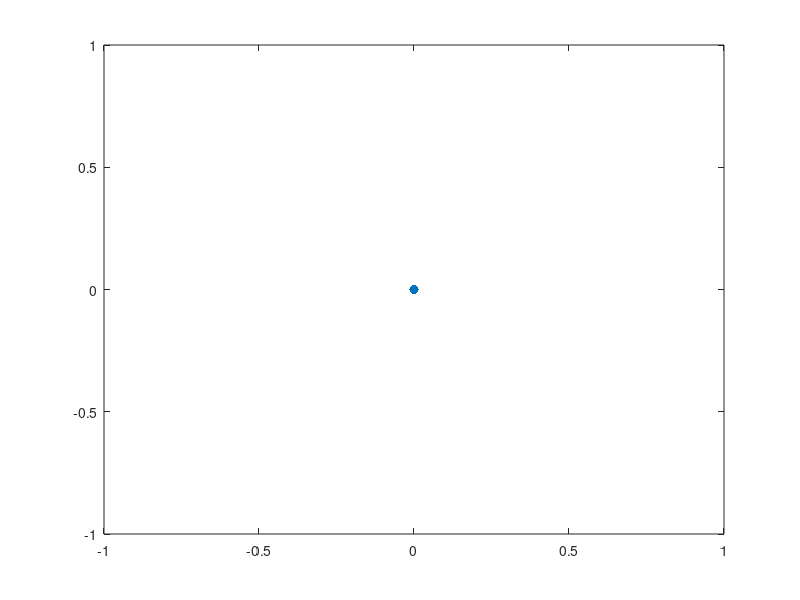

Write the MATLAB code that produced this figure. (Note: this script raises an error after producing the figure.)
% This small script shall simulate the planetary movements 
% based on Kepler orbits

clear variables, close all;
addpath functions

%% understanding Kepler movement


    %% drawing different Kepler orbits
    close all
    phi = linspace(0,2*pi,100); % linear true anomaly
    a = 1;
    e = 0;
    plot(0,0,'.','MarkerSize',20); hold all;
    [r] = calcKeplerRadius(phi,a,e);
    [x,y] = pol2cart(phi,r);
    plot(x,y)
    axis equal
    hold all

    
    %% movement of bodies on Kepler orbits
    close all
    phi = linspace(0,2*pi,21);
    a = 1;
    e = 0.8;
    r = calcKeplerRadius(phi,a,e);
    t = linspace(0,10,numel(phi));
    plotKeplerOrbit(phi,r,t);

%% first test - simualte earth movement
